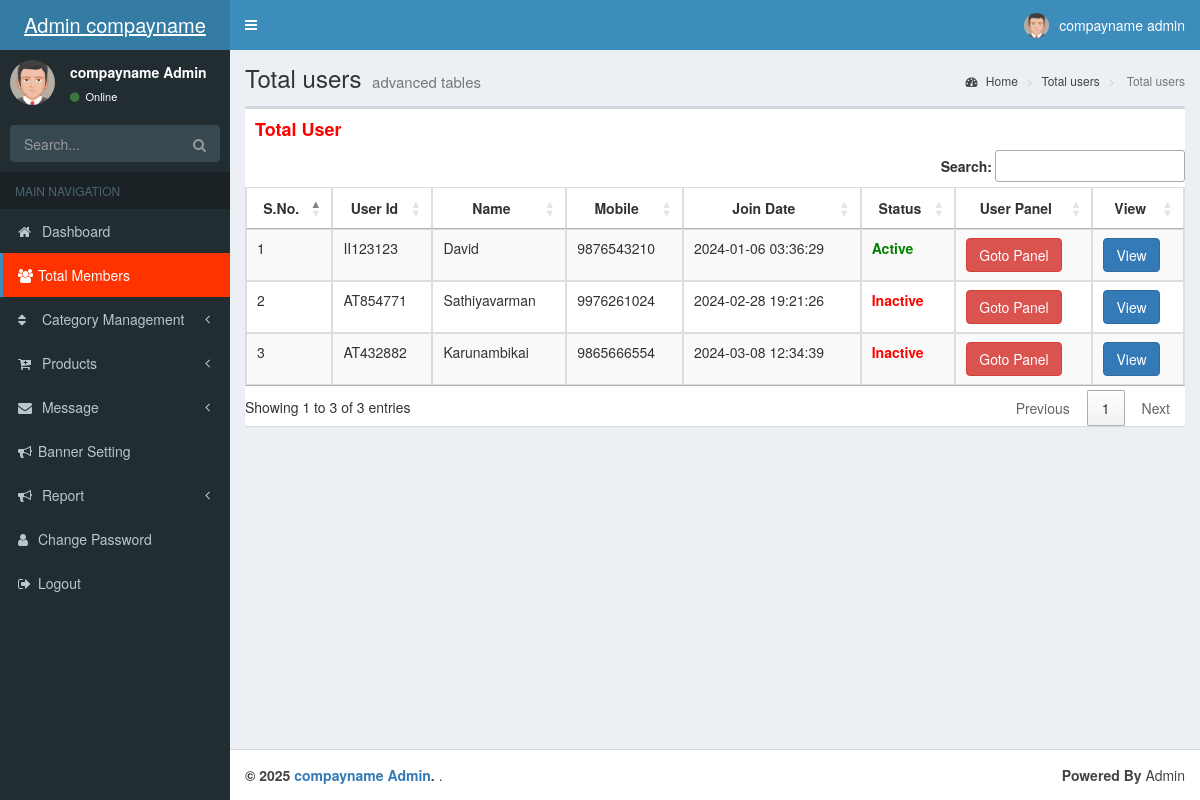
Page /admin/total_users.php (signed in) on the committed database.
### tables this page shows
CREATE TABLE `reg` (
  `id` int(11) NOT NULL,
  `user_id` varchar(100) DEFAULT NULL,
  `join_date` timestamp NOT NULL DEFAULT current_timestamp(),
  `name` varchar(70) DEFAULT NULL,
  `mail` varchar(100) DEFAULT NULL,
  `mobile` varchar(20) DEFAULT NULL,
  `password` varchar(60) DEFAULT NULL,
  `profile_pic` varchar(150) DEFAULT NULL,
  `status` int(11) NOT NULL DEFAULT 0
);

### admin/total_users.php (the view, shortened to what this page needs)
<?php include "include/header.php" ?>
<div class="wrapper">
    <?php include "include/navbar.php" ?>
    <div class="content-wrapper">
       <section class="content-header">
            <h1>
               Total users
                <small>advanced tables</small>
            </h1>
            <ol class="breadcrumb">
                <li><a href="index.php"><i class="fa fa-dashboard"></i> Home</a></li>
                <li><a href="#"> Total users</a></li>
                <li class="active"> Total users</li>
            </ol>
        </section>
        <section class="content">
            <div class="row">
                <div class="col-xs-12">
                    <div class="box">
                        <div class="box-header">
                            <h3 class="box-title" style="color:#FF0000;"><b>Total User</b></h3>
                        </div>
                        <div class="box-body table-responsive no-padding">
                             <table id="data_table" class="table table-bordered table-striped">
                          <thead>
                               <tr>
                                   <th style="text-align:center;">S.No.</th>
                                        <th style="text-align:center;">User Id</th>
                                        <th style="text-align:center;">Name</th>
                                        <th style="text-align:center;">Mobile</th>
                                        <th style="text-align:center;">Join Date</th>
                                        <th style="text-align:center;">Status</th>
                                        <th style="text-align:center;">User Panel</th>
                                        <th style="text-align:center;">View</th>
                               </tr>
                          </thead>
                             <tbody>
									<?php
							$res_pin=mysqli_query($con,"SELECT * FROM reg  ")or die("Query error");
							$i=1;
							while($row_pin=mysqli_fetch_array($res_pin))
							{
					if($row_pin['status']==1)
						$st='<b style="color:green">Active</b>';
					else
						$st='<b style="color:red">Inactive</b>';
					?>
						<tr>
							<td><?php echo $i++; ;?></td>
							<td><?php echo$row_pin['user_id'];?></td>
							<td><?php echo$row_pin['name'];?></td>
							<td><?php echo$row_pin['mobile'];?></td>
							<td><?php echo$row_pin['join_date'];?></td>
							<td><?php echo$st;?></td>
							<td><form method="POST" action="../action.php" target="_blank">
                                    <button name="login" class="btn btn-danger">Goto Panel</button>
									</form></td>
							<td><a href="view.php?id=<?php echo$row_pin['user_id'];?>" class="btn btn-primary">View</a></td>
						</tr>
						<?php
					}
						?>
                                </tbody>
                     </table>
                        </div>
                    </div>
                </div>
            </div>
        </section>
    </div>
    <?php include "include/footer.php" ?>

### rows in the picture
reg: user "II123123", name "David", mobile "9876543210", join_date "2024-01-06 03:36:29", status "Active"
reg: user "AT854771", name "Sathiyavarman", mobile "9976261024", join_date "2024-02-28 19:21:26", status "Inactive"
reg: user "AT432882", name "Karunambikai", mobile "9865666554", join_date "2024-03-08 12:34:39", status "Inactive"

### other values in the picture
compayname "compayname"
